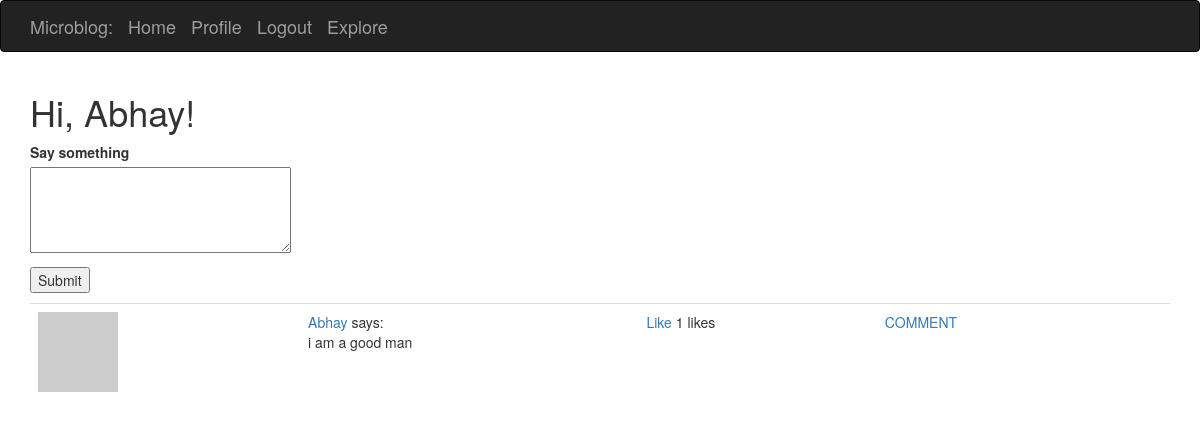
The page /index (signed in) on the database its author committed.
### app/models.py (models this page shows, shortened)
class User(UserMixin , db.Model):
    id = db.Column(db.Integer, primary_key=True)
    username = db.Column(db.String(64), index=True, unique=True)
    email = db.Column(db.String(120), index=True, unique=True)
    password_hash = db.Column(db.String(128))
    posts = db.relationship('Post', backref='author', lazy='dynamic')
    about_me = db.Column(db.String(140))
    last_seen = db.Column(db.DateTime, default=datetime.utcnow)
    language = db.Column(db.String(5))
    followed = db.relationship(
    'User', secondary=followers,
    primaryjoin=(followers.c.follower_id == id),
    secondaryjoin=(followers.c.followed_id == id),
    backref=db.backref('followers', lazy='dynamic'), lazy='dynamic')
    liked = db.relationship(
        'PostLike',
        foreign_keys='PostLike.user_id',
        backref='user', lazy='dynamic')
    def has_liked_post(self, post):
        return PostLike.query.filter(
            PostLike.user_id == self.id,
            PostLike.post_id == post.id).count() > 0
    def avatar(self,size):
        digest = md5(self.email.lower().encode('utf-8')).hexdigest()
        return 'https://www.gravatar.com/avatar/{}?d=identicon&s={}'.format(digest,size)
    def followed_posts(self):
        followed = Post.query.join(followers,(followers.c.follower_id == Post.user_id)).filter(followers.c.follower_id == self.id)
        own = Post.query.filter_by(user_id=self.id)
        return followed.union(own).order_by(Post.timestamp.desc())

class Post(db.Model):
    id = db.Column(db.Integer, primary_key=True)
    body = db.Column(db.String(140))
    timestamp = db.Column(db.DateTime, index=True, default=datetime.utcnow)
    user_id = db.Column(db.Integer, db.ForeignKey('user.id'))
    comments = db.relationship('Comment', backref='title', lazy='dynamic')
    likes = db.relationship('PostLike', backref='post', lazy='dynamic')
    def get_comments(self,post):
        return Comment.query.filter_by(post_id=post.id).order_by(Comment.timestamp.desc())

### app/routes.py (the view)
@app.route('/',methods=['GET','POST'])
@app.route('/index',methods=['GET','POST'])
@login_required
def index():
	form = PostForm()
	if form.validate_on_submit():
		post = Post(body=form.post.data, author=current_user)
		db.session.add(post)
		db.session.commit()
		flash('Your post is now live!')
		return redirect(url_for('index'))
	page = request.args.get('page', 1, type=int)
	posts = current_user.followed_posts().paginate(page, app.config['POSTS_PER_PAGE'], False)
	next_url = url_for('index', page=posts.next_num) \
		if posts.has_next else None
	prev_url = url_for('index', page=posts.prev_num) \
		if posts.has_prev else None
	return render_template('index.html',title='Home Page',form=form,posts=posts.items,next_url=next_url,prev_url=prev_url)

### app/forms.py
class PostForm(FlaskForm):
    post = TextAreaField('Say something', validators=[
        DataRequired(), Length(min=1, max=140)])
    submit = SubmitField('Submit')

### app/models.py (called while the page is built)
@login.user_loader
def load_user(id):
	return User.query.get(int(id))

### app/routes.py (called while the page is built)
@app.before_request
def before_request():
	if current_user.is_authenticated:
		current_user.last_seen = datetime.utcnow()
		db.session.commit()

### app/templates/index.html (shortened to what this page needs)
{% extends "base.html" %}
{% block maal %}
    <h1>Hi, {{ current_user.username }}!</h1>
    {% if form%}
    <form action="" method="post">
        <p>
            {{ form.post.label }}<br>
            {{ form.post(cols=32, rows=4) }}<br>
        </p>
        <p>{{ form.submit() }}</p>
    </form>
    {% endif %}
    {% for post in posts %}
        {% include '_post.html'%}
    {% endfor %}
{% endblock %}

### app/templates/_post.html (shortened to what this page needs)
<table class="table table-hover">
	<tr valign="top">
		<td scope="col">
			<a href="{{url_for('user',username=post.author.username)}}">
				<img src="{{ post.author.avatar(70) }}">
			</a>
		</td>
		<td scope="col">
			<a href="{{ url_for('user', username=post.author.username) }}">
				{{post.author.username}}
			</a>
			says:<br>{{ post.body}}
		</td>
		<td scope="col">
			{% if current_user.has_liked_post(post) %}
   			<a href="{{ url_for('like_action', post_id=post.id, action='unlike') }}">Unlike</a>
  			{% else %}
   			<a href="{{ url_for('like_action', post_id=post.id, action='like') }}">Like</a>
  			{% endif %}
  			{{ post.likes.count() }} likes
		</td>
		<td scope="col">
			<a href="{{ url_for('add_comment', post_id=post.id) }}">COMMENT</a>
		</td>
		<td>
		</td>
	</tr>
</table>

### rows shown on the page
User: username "Abhay"
Post: author.username "Abhay", body "i am a good man", likes.count "1"
